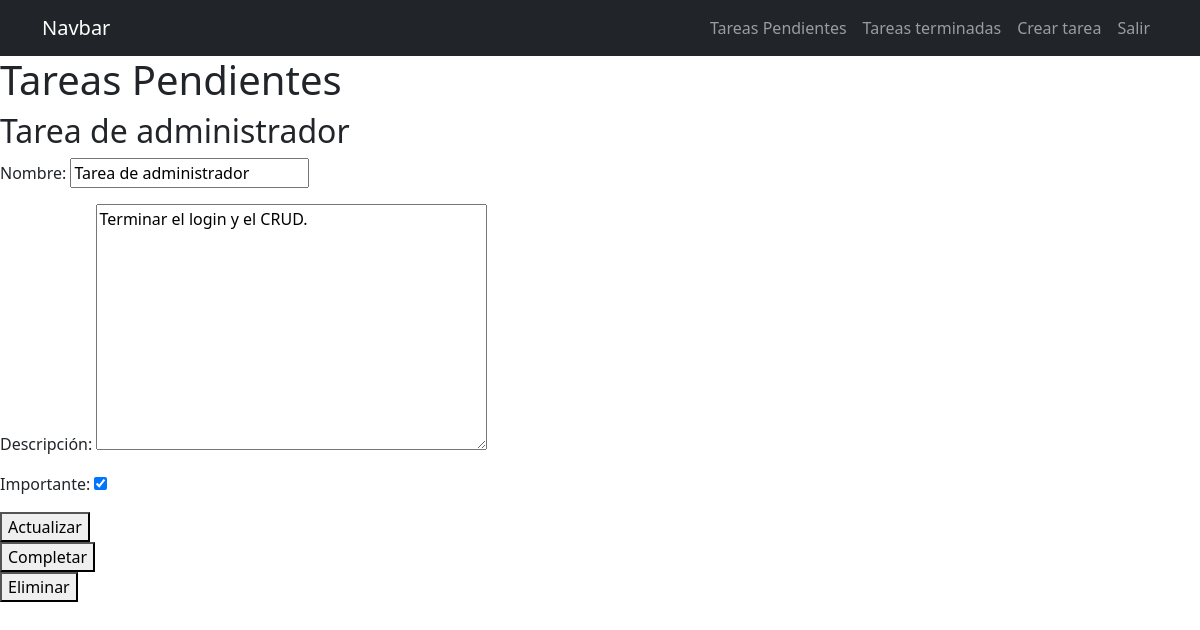
Page /tareas/1/ (signed in) on the committed database.
### catalog/models.py (models this page shows, shortened)
class tarea(models.Model):
    Nombre = models.CharField(max_length=80)
    Descripción = models.TextField(blank=True)
    Creado = models.DateTimeField(auto_now_add=True)
    Fecha_completada =models.DateTimeField(null=True, blank=True)
    Importante = models.BooleanField(default=False)
    user = models.ForeignKey(User, on_delete=models.CASCADE)

### catalog/views.py (the view, shortened to what this page needs)
# urls.py: path('tareas/<int:tarea_id>/', views.info_tarea, name='info_tarea'),
@login_required
def info_tarea(request, tarea_id):
    print(tarea_id)
    if request.method == "GET":
        tarea1 = get_object_or_404(tarea, id=tarea_id, user=request.user)
        form = formularioTarea(instance=tarea1)
        return render(request, 'tarea_info.html', {"tarea": tarea1, 'form': form})

### catalog/forms.py
class formularioTarea(ModelForm):
    class Meta:
        model = tarea
        fields = ["Nombre", "Descripción", "Importante"]

### catalog/templates/tarea_info.html (shortened to what this page needs)
{% extends 'base.html' %}
{% block content %}
    <h1>Tareas Pendientes</h1>
    <h2>{{tarea.Nombre}}</h2>
    <form method="post">
        {{form.as_p}}
        <button>
            Actualizar
        </button>
    </form>
    <form action="{% url 'tareas_completadas' tarea.id %}" method="post">
            <button>
                Completar
            </button>
    </form>
    <form action="{% url 'eliminar_tarea' tarea.id %}" method="post">
            <button>
                Eliminar
            </button>
    </form>
{% endblock %}

### rows in the picture
tarea: Nombre "Tarea de administrador", Descripción "Terminar el login y el CRUD.", Importante "☑"
